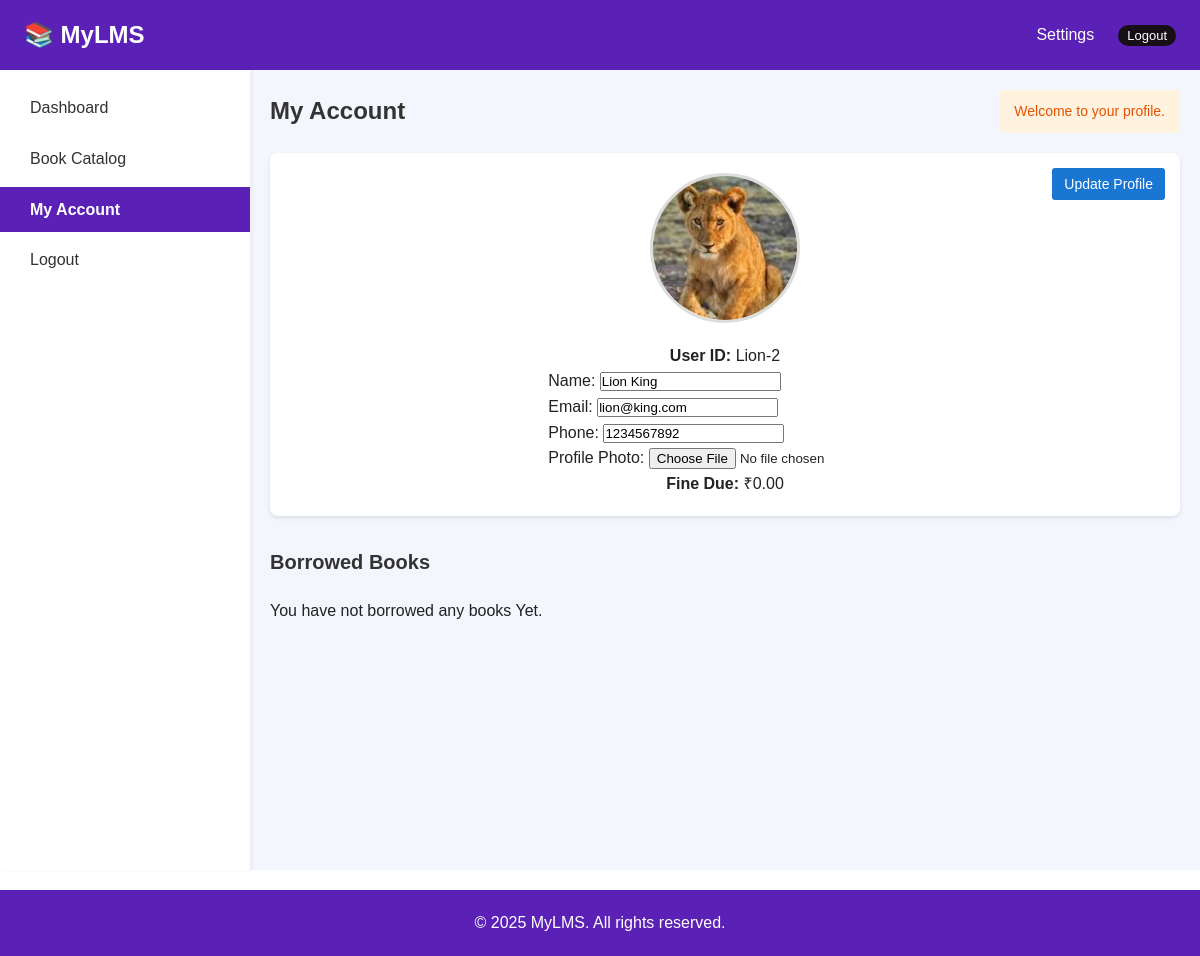
Page /my_account.php (signed in) on the committed database.
### tables this page shows
CREATE TABLE `users` (
  `id` int NOT NULL,
  `user_nameId` varchar(100) DEFAULT NULL,
  `name` varchar(100) NOT NULL,
  `phone` text NOT NULL,
  `email` varchar(100) NOT NULL,
  `password` varchar(255) NOT NULL,
  `role` enum('admin','user') DEFAULT 'user',
  `profile_photo` text,
  `fine` decimal(10,2) DEFAULT '0.00',
  `created_at` timestamp NULL DEFAULT CURRENT_TIMESTAMP
);

### my_account.php (the view, shortened to what this page needs)
<?php
include('includes/db.php');
$user_id = $_SESSION['user_id'];
$user = $conn->query("SELECT * FROM users WHERE id = $user_id")->fetch_assoc();
?>
<!DOCTYPE html>
<html lang="en">
<head>
    <link rel="stylesheet" href="assets/css/style.css">
    <link rel="stylesheet" href="admin/assets/css/admin.css">
    <link rel="stylesheet" href="assets/css/account.css">
</head>
<body>
<?php include 'includes/header.php'; ?>
<div class="body">
  <div class="sidebar">
    <?php include 'includes/sidebar.php'; ?>
  </div>
  <div class="main">
    <div class="dashboard-container">
        <div class="header">
            <div class="welcome">My Account</div>
            <div class="library-info">Welcome to your profile.</div>
        </div>
        <div class="user-info-container">
            <img src="<?= $user['profile_photo'] ? htmlspecialchars($user['profile_photo']) : 'assets/images/default-user.jpeg' ?>"
                 alt="Profile Photo" class="profile-photo">
                <div>
                    <p><strong>User ID:</strong> <?= htmlspecialchars($user['user_nameId']) ?></p>
                </div>
            <form method="POST" enctype="multipart/form-data">
                <div class="form-group">
                    <label>Name:</label>
                    <input type="text" name="name" value="<?= htmlspecialchars($user['name']) ?>" required>
                </div>
                <div class="form-group">
                    <label>Email:</label>
                    <input type="email" name="email" value="<?= htmlspecialchars($user['email']) ?>" required>
                </div>
                <div class="form-group">
                    <label>Phone:</label>
                    <input type="text" name="phone" value="<?= htmlspecialchars($user['phone']) ?>">
                </div>
                <div class="form-group">
                    <label>Profile Photo:</label>
                    <input type="file" name="profile_photo" accept="image/*">
                </div>
                <button class="edit-button" type="submit" name="update_profile">Update Profile</button>
            </form>
            <div class="user-meta">
                <p><strong>Fine Due:</strong> ₹<?= number_format($user['fine'], 2) ?></p>
            </div>
        </div>
        <h2 class="section-header">Borrowed Books</h2>
        <div class="book-list">
        <?php
        $user_id = $_SESSION['user_id'];
        $sql = "SELECT
                    b.title, b.author, b.cover_image,
                    br.borrow_date, br.due_date, br.return_date
                FROM borrow_records br
                JOIN books b ON br.book_id = b.id
                WHERE br.user_id = $user_id
                ORDER BY br.borrow_date DESC";
        $result = $conn->query($sql);
        if ($result->num_rows > 0) {
            while ($book = $result->fetch_assoc()) {
                $title = htmlspecialchars($book['title']);
                $author = htmlspecialchars($book['author']);
                $cover = $book['cover_image'] ? 'admin/assets/uploadsBooks/' . $book['cover_image'] : 'assets/images/default-book.jpg';
                $borrowDate = date('d M Y', strtotime($book['borrow_date']));
                $dueDate = $book['due_date'] ? date('d M Y', strtotime($book['due_date'])) : 'N/A';
                $isReturned = $book['return_date'] ? true : false;
                $returnDate = $isReturned ? date('d M Y', strtotime($book['return_date'])) : null;
                echo '<div class="book-card">';
                echo '<img src="' . $cover . '" alt="' . $title . '" class="book-cover">';
                echo '<h2 class="book-title">' . $title . '</h2>';
                echo '<p class="book-author">by ' . ($author ? $author : 'Unknown') . '</p>';
                echo '<p class="borrow-date">Borrowed: ' . $borrowDate . '</p>';
                echo '<p class="due-date">Due: ' . $dueDate . '</p>';
                if ($isReturned) {
                    echo '<p class="return-status returned">Returned on: ' . $returnDate . '</p>';
                } else {
                    echo '<p class="return-status not-returned">Not Returned</p>';
                }
                echo '<div class="book-actions">';
                echo '<a href="#" class="view-book-btn">View</a>';
                echo '</div>';
                echo '</div>';
            }
        } else {
            echo '<p>You have not borrowed any books Yet.</p>';
        }
        ?>
        </div>
    </div>
  </div>
</div>
<?php include 'includes/footer.php'; ?>
</body>
</html>

### assets/css/style.css (style rules this page uses)
:root { --primary-color: #5b21b6; --secondary-color: #5F5F5F; --text-white: #FFFFFF; --text-black: #222222; --icon-color: #526B7A; --bg-dark-blue: #0A2540; --border-color: #E3E7EA; --bg-light: #FFFFFF; --card-title: #29343d; }
* { margin: 0; padding: 0; box-sizing: border-box; }
body { font-family: Arial, sans-serif; background: var(--bg-light); color: var(--text-black); line-height: 1.6; }

### admin/assets/css/admin.css (style rules this page uses)
* { margin: 0; padding: 0; box-sizing: border-box; font-family: Arial, sans-serif; }
.body { display: flex; min-height: 100vh; background-color: #f3f6fc; }
.sidebar { min-width: 250px; background-color: white; padding-top: 10px; box-shadow: 2px 0 5px rgba(0, 0, 0, 0.05); }
.main { flex: 1; padding: 20px; }

### assets/css/account.css (style rules this page uses)
.dashboard-container { max-width: 1200px; margin: 0 auto; }
.header { display: flex; justify-content: space-between; align-items: center; margin-bottom: 20px; }
.welcome { font-size: 24px; font-weight: bold; color: #333; }
.library-info { background-color: #fff3e0; color: #e65100; padding: 10px 15px; border-radius: 5px; font-size: 14px; }
.user-info-container { background-color: #fff; border-radius: 8px; box-shadow: 0 2px 4px rgba(0, 0, 0, 0.1); padding: 20px; margin-bottom: 20px; position: relative; display: flex; flex-direction: column; align-items: center; }
.edit-button { position: absolute; top: 15px; right: 15px; background-color: #1976d2; color: #fff; border: none; padding: 8px 12px; border-radius: 3px; cursor: pointer; font-size: 14px; }
.section-header { margin-top: 30px; margin-bottom: 10px; font-size: 20px; font-weight: bold; color: #333 }
.book-list { margin-top: 20px; display: grid; grid-template-columns: repeat(auto-fit, minmax(200px, 1fr)); gap: 20px; }
.profile-photo { width: 150px; height: 150px; border-radius: 50%; object-fit: cover; margin-bottom: 20px; border: 3px solid #ddd; }

### rows in the picture
users: profile_photo (picture), user_nameId "Lion-2", name "Lion King", email "lion@king.com", phone "1234567892", fine "0.00"
